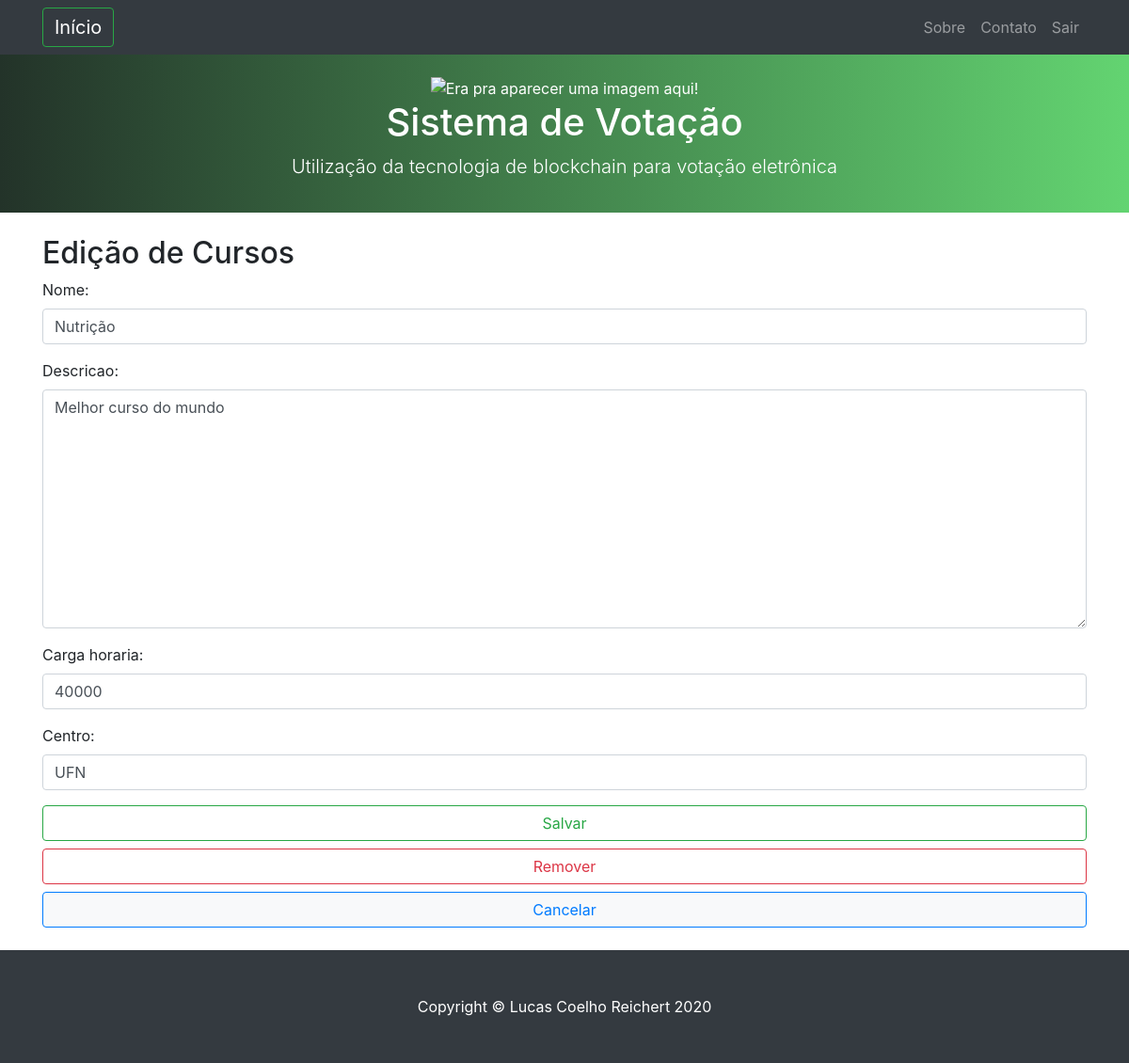
The app's page /cursos/edit/2 (signed in) with its own data.
### cursos/models.py (models this page shows, shortened)
class Curso(models.Model):
    nome = models.CharField(max_length=100)
    descricao = models.CharField(max_length=500)
    carga_horaria = models.IntegerField()
    centro = models.CharField(max_length=50) # pensar em criar uma tabela para o centro
    data = models.DateTimeField(default=timezone.now)

### cursos/views.py (the view)
# urls.py: url(r'^edit/(?P<pk>[0-9]+)$', views.edicao, name='edicao_cursos'),
def edicao(request, pk): # Edição de cursos
    if not request.session.get('logado'): # se não estiver logado
        return redirect('login') # redireciona para a tela de login
    title = 'Edição de Cursos'
    curso = get_object_or_404(Curso, pk=pk)
    form = EdicaoForm(instance=curso)
    if request.method == "POST":
        if request.POST['bt'] == "salvar":
            form = EdicaoForm(request.POST, instance=curso)
            if(form.is_valid()):
                form.save()
                return redirect('consulta_cursos')
        elif request.POST['bt'] == 'remover':
            curso.delete()
            return redirect('consulta_cursos')
    else:
        form = EdicaoForm(instance=curso)
    context = {
        'form': form,
        'title': title,
    }
    return render(request, 'cursos/edicao.html', context)

### cursos/forms.py
class EdicaoForm(forms.ModelForm):
    class Meta:
        model = Curso #definindo o modelo como o de curso
        fields = ('nome', 'descricao', 'carga_horaria', 'centro') # selecionando os campos do modelo que serão utilizados
        widgets = { #estilizando os campos com css e definindo o campo senha como sendo de senha
            'nome': forms.TextInput(attrs={'class': 'form-control', 'maxlenght': 100}),
            'descricao': forms.Textarea(attrs={'class': 'form-control', 'maxlenght': 500}),
            'carga_horaria': forms.NumberInput(attrs={'class': 'form-control', 'maxlenght': 4}),
            'centro': forms.TextInput(attrs={'class': 'form-control', 'maxlenght': 40}),
        }

### cursos/templates/cursos/edicao.html
{% extends "base.html" %}
{% block content %}
    <h2>Edição de Cursos</h2>
    <form method="POST" class="post-form">{% csrf_token %}
        {{ form.as_p }}
        <button type="submit" class="btn btn-outline-success btn-block" name="bt" value="salvar">Salvar</button>
        <button type="submit" class="btn btn-outline-danger btn-block" name="bt" value="remover">Remover</button>
        <a method="POST" class="btn btn-light btn-block btn-outline-primary" href="{% url 'consulta_cursos' %}">Cancelar</a>
    </form>
{% endblock %}

### records on screen
Curso: nome "Nutrição", descricao "Melhor curso do mundo", carga_horaria "40000", centro "UFN"
